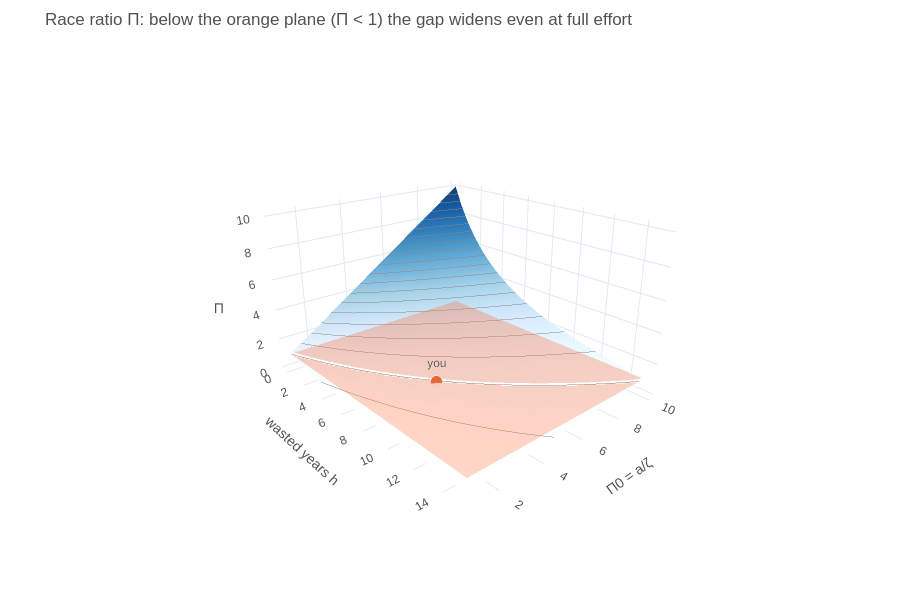

The code cell stored with this chart in its notebook:
### Code cell
hs = np.linspace(0, 15, 61); p0s = np.linspace(1, 10, 46)
Z = np.array([[race_ratio(h, p0) for h in hs] for p0 in p0s])
hc_line = np.array([h_crit(p0) for p0 in p0s])
fig = go.Figure([
    go.Surface(x=hs, y=p0s, z=Z, colorscale="Blues", showscale=False, opacity=0.95,
               contours=dict(z=dict(show=True, start=0, end=10, size=0.5, color="#8a8984")),
               hovertemplate="h=%{x:.1f}<br>Π0=%{y:.1f}<br>Π=%{z:.2f}<extra></extra>"),
    go.Surface(x=[0, 15], y=[1, 10], z=[[1, 1], [1, 1]], colorscale=[[0, ORANGE], [1, ORANGE]],
               showscale=False, opacity=0.35, hoverinfo="skip"),
    go.Scatter3d(x=np.minimum(hc_line, 15), y=p0s, z=np.ones_like(p0s) * 1.001, mode="lines",
                 line=dict(color="white", width=8), name="critical history h_c"),
    go.Scatter3d(x=[P["h"]], y=[Pi0], z=[race_ratio(P["h"], Pi0)], mode="markers+text", text=["you"],
                 marker=dict(size=7, color=ORANGE, line=dict(color="white", width=2)), textposition="top center", name="you"),
])
fig.update_layout(**PLOTLY_LAYOUT, height=600, showlegend=False,
                  title="Race ratio Π: below the orange plane (Π < 1) the gap widens even at full effort",
                  scene=dict(xaxis_title="wasted years h", yaxis_title="Π0 = a/ζ", zaxis_title="Π",
                             camera=dict(eye=dict(x=1.7, y=-1.5, z=0.9)), aspectratio=dict(x=1.2, y=1, z=0.7)))
fig.show()

### Figure 1 — Plotly figure (JSON) as saved in the notebook; plotly's stock layout.template omitted (floating-point values rounded to 4 significant figures; data arrays with more than 128 entries replaced by an {"elided": "..."} marker saying what was removed)
{"data": [{"colorscale": [[0.0, "rgb(247,251,255)"], [0.125, "rgb(222,235,247)"], [0.25, "rgb(198,219,239)"], [0.375, "rgb(158,202,225)"], [0.5, "rgb(107,174,214)"], [0.625, "rgb(66,146,198)"], [0.75, "rgb(33,113,181)"], [0.875, "rgb(8,81,156)"], [1.0, "rgb(8,48,107)"]], "contours": {"z": {"color": "#8a8984", "end": 10, "show": true, "size": 0.5, "start": 0}}, "hovertemplate": "h=%{x:.1f}<br>Π0=%{y:.1f}<br>Π=%{z:.2f}<extra></extra>", "opacity": 0.95, "showscale": false, "type": "surface", "x": [0.0, 0.25, 0.5, 0.75, 1.0, 1.25, 1.5, 1.75, 2.0, 2.25, 2.5, 2.75, 3.0, 3.25, 3.5, 3.75, 4.0, 4.25, 4.5, 4.75, 5.0, 5.25, 5.5, 5.75, 6.0, 6.25, 6.5, 6.75, 7.0, 7.25, 7.5, 7.75, 8.0, 8.25, 8.5, 8.75, 9.0, 9.25, 9.5, 9.75, 10.0, 10.25, 10.5, 10.75, 11.0, 11.25, 11.5, 11.75, 12.0, 12.25, 12.5, 12.75, 13.0, 13.25, 13.5, 13.75, 14.0, 14.25, 14.5, 14.75, 15.0], "y": [1.0, 1.2, 1.4, 1.6, 1.8, 2.0, 2.2, 2.4, 2.6, 2.8, 3.0, 3.2, 3.4, 3.6, 3.8, 4.0, 4.2, 4.4, 4.6, 4.8, 5.0, 5.2, 5.4, 5.6, 5.8, 6.0, 6.2, 6.4, 6.6, 6.8, 7.0, 7.2, 7.4, 7.6, 7.8, 8.0, 8.2, 8.4, 8.6, 8.8, 9.0, 9.2, 9.4, 9.6, 9.8, 10.0], "z": {"elided": "46x61 float values"}}, {"colorscale": [[0, "#eb6834"], [1, "#eb6834"]], "hoverinfo": "skip", "opacity": 0.35, "showscale": false, "type": "surface", "x": [0, 15], "y": [1, 10], "z": [[1, 1], [1, 1]]}, {"line": {"color": "white", "width": 8}, "mode": "lines", "name": "critical history h_c", "type": "scatter3d", "x": [0.0, 0.7696, 1.484, 2.151, 2.776, 3.365, 3.92, 4.447, 4.947, 5.423, 5.878, 6.313, 6.729, 7.129, 7.514, 7.885, 8.242, 8.587, 8.92, 9.243, 9.555, 9.858, 10.15, 10.44, 10.72, 10.99, 11.25, 11.51, 11.76, 12.0, 12.24, 12.47, 12.7, 12.92, 13.14, 13.35, 13.56, 13.76, 13.96, 14.16, 14.35, 14.54, 14.72, 14.91, 15.0, 15.0], "y": [1.0, 1.2, 1.4, 1.6, 1.8, 2.0, 2.2, 2.4, 2.6, 2.8, 3.0, 3.2, 3.4, 3.6, 3.8, 4.0, 4.2, 4.4, 4.6, 4.8, 5.0, 5.2, 5.4, 5.6, 5.8, 6.0, 6.2, 6.4, 6.6, 6.8, 7.0, 7.2, 7.4, 7.6, 7.8, 8.0, 8.2, 8.4, 8.6, 8.8, 9.0, 9.2, 9.4, 9.6, 9.8, 10.0], "z": [1.001, 1.001, 1.001, 1.001, 1.001, 1.001, 1.001, 1.001, 1.001, 1.001, 1.001, 1.001, 1.001, 1.001, 1.001, 1.001, 1.001, 1.001, 1.001, 1.001, 1.001, 1.001, 1.001, 1.001, 1.001, 1.001, 1.001, 1.001, 1.001, 1.001, 1.001, 1.001, 1.001, 1.001, 1.001, 1.001, 1.001, 1.001, 1.001, 1.001, 1.001, 1.001, 1.001, 1.001, 1.001, 1.001]}, {"marker": {"color": "#eb6834", "line": {"color": "white", "width": 2}, "size": 7}, "mode": "markers+text", "name": "you", "text": ["you"], "textposition": "top center", "type": "scatter3d", "x": [8.0], "y": [4.0], "z": [0.9843]}], "layout": {"font": {"color": "#52514e", "family": "Helvetica, Arial", "size": 12}, "height": 600, "margin": {"b": 40, "l": 40, "r": 20, "t": 50}, "scene": {"aspectratio": {"x": 1.2, "y": 1, "z": 0.7}, "camera": {"eye": {"x": 1.7, "y": -1.5, "z": 0.9}}, "xaxis": {"title": {"text": "wasted years h"}}, "yaxis": {"title": {"text": "Π0 = a/ζ"}}, "zaxis": {"title": {"text": "Π"}}}, "showlegend": false, "title": {"text": "Race ratio Π: below the orange plane (Π < 1) the gap widens even at full effort"}}}
